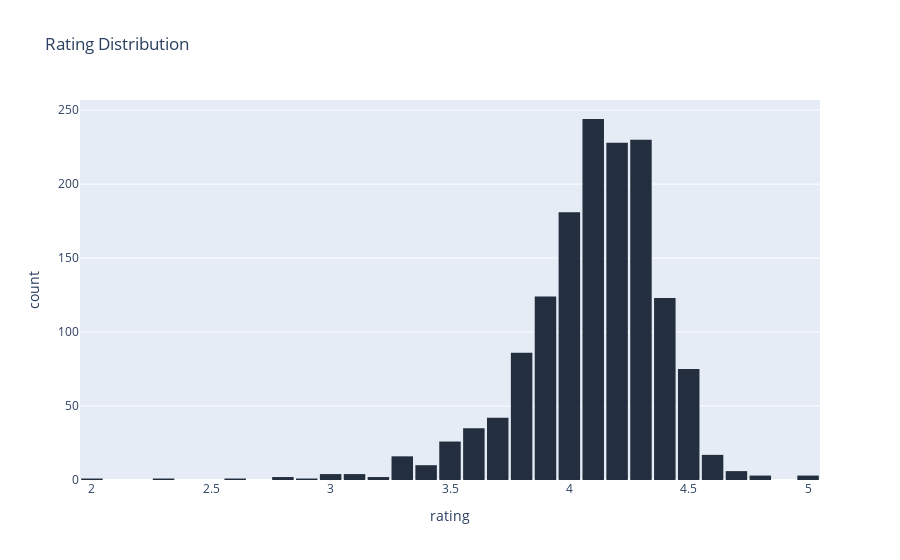

Notebook code cell kept with this figure:
### Markdown cell above
Rating

### Code cell
fig=px.histogram(df.rating,x="rating",title="Rating Distribution",color_discrete_sequence=["#232F3E"])
fig.update_layout(bargap=0.1)
fig.show()

### Figure 1 — Plotly figure (JSON) as saved in the notebook; plotly's stock layout.template omitted (floating-point values rounded to 4 significant figures; data arrays with more than 128 entries replaced by an {"elided": "..."} marker saying what was removed)
{"data": [{"alignmentgroup": "True", "bingroup": "x", "hovertemplate": "rating=%{x}<br>count=%{y}<extra></extra>", "legendgroup": "", "marker": {"color": "#232F3E", "pattern": {"shape": ""}}, "name": "", "offsetgroup": "", "orientation": "v", "showlegend": false, "type": "histogram", "x": {"elided": "1465 float values"}, "xaxis": "x", "yaxis": "y"}], "layout": {"bargap": 0.1, "barmode": "relative", "legend": {"tracegroupgap": 0}, "title": {"text": "Rating Distribution"}, "xaxis": {"anchor": "y", "domain": [0, 1], "title": {"text": "rating"}}, "yaxis": {"anchor": "x", "domain": [0, 1], "title": {"text": "count"}}}}
